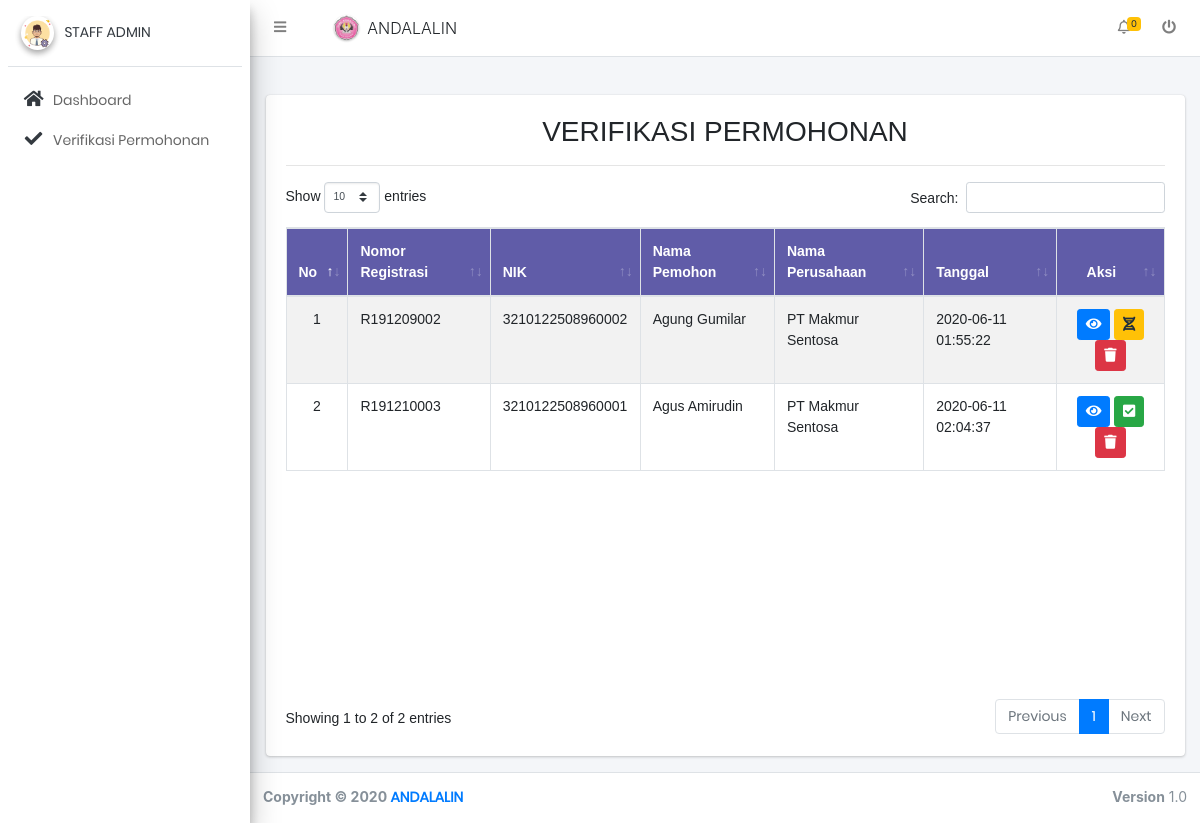
Screenshot of /index.php?p=verifikasi (signed in) with the database file from the repository.
### tables this page shows
CREATE TABLE `perusahaan`  (
  `no_registrasi` varchar(10) NOT NULL,
  `no_nib` varchar(20) NOT NULL,
  `nik` varchar(20) NOT NULL,
  `nama_perusahaan` varchar(50) NOT NULL,
  `no_akte` varchar(20) NOT NULL,
  `tanggal_akte` date NOT NULL,
  `akte_perusahaan` text NOT NULL,
  `no_npwp_perusahaan` varchar(20) NOT NULL,
  `nama_npwp_perusahaan` varchar(50) NOT NULL,
  `alamat_npwp_perusahaan` varchar(100) NOT NULL,
  `npwp_perusahaan` text NOT NULL,
  `no_surat_bpn` varchar(20) NOT NULL,
  `tanggal_bpn` date NOT NULL,
  `nama_pembangunan_bpn` varchar(25) NOT NULL,
  `nama_lokasi_bpn` varchar(25) NOT NULL,
  `luas_lahan_bpn` varchar(10) NOT NULL,
  `surat_bpn` text NOT NULL,
  `no_alih_fungsi` varchar(20) NOT NULL,
  `tanggal_alih_fungsi` date NOT NULL,
  `perihal_alih_fungsi` text NOT NULL,
  `no_izin_lokasi` varchar(20) NOT NULL,
  `tanggal_izin_lokasi` date NOT NULL,
  `kriteria_pembangunan` text NOT NULL,
  `jumlah_pembangunan` int(5) NOT NULL,
  `jumlah_ruang_terbangun` int(5) NOT NULL,
  `status` int(1) NULL DEFAULT NULL,
  `tanggal_daftar` datetime(0) NOT NULL DEFAULT current_timestamp(0) ON UPDATE CURRENT_TIMESTAMP(0),
  PRIMARY KEY (`no_registrasi`) USING BTREE
);

CREATE TABLE `pemohon`  (
  `nik` varchar(16) NOT NULL,
  `nama` text NOT NULL,
  `tempat_lahir` varchar(20) NOT NULL,
  `tanggal_lahir` date NOT NULL,
  `jk` varchar(1) NOT NULL,
  `alamat` text NOT NULL,
  `agama` varchar(10) NOT NULL,
  `no_npwp` varchar(20) NOT NULL,
  `ktp` varchar(32) NOT NULL,
  `npwp` varchar(32) NOT NULL,
  `katasandi` text NOT NULL,
  `tanggal_daftar` date NOT NULL,
  PRIMARY KEY (`nik`) USING BTREE
);

### index.php (called while the page is built, shortened)
<?php
include_once 'class/index.php';
$index = new index;

### class/perusahaan.php (called while the page is built, shortened)
<?php
class perusahaan
{
    public function tampil_perusahaan()
    {
        $koneksi = new koneksi();
        $query = $koneksi->conn->query("SELECT perusahaan.no_registrasi, perusahaan.nik, pemohon.nama, perusahaan.nama_perusahaan, perusahaan.tanggal_daftar, perusahaan.status
        FROM perusahaan JOIN pemohon ON perusahaan.nik = pemohon.nik");
        if ($query->num_rows > 0) {
            while ($row = $query->fetch_assoc()) {
                $data[] = $row;
            }
            return $data;
        }
    }
}

### class/koneksi.php (called while the page is built, shortened)
<?php
class koneksi
{
    private $dbhost = "localhost";
    private $dbuser = "root";
    private $dbpass = "";
    private $dbname = "db_andalalin";
    public function __construct()
    {
        $this->conn = new mysqli($this->dbhost, $this->dbuser, $this->dbpass, $this->dbname);
    }
}

### views/verifikasi/tampil_verifikasi.php (the view)
<div class="container-fluid" style="font-family: Arial, Helvetica, sans-serif;">
	<div class="row">
		<div class="col-md-12">
			<div class="card">
				<div class="card-body">
					<div class="text-center">
						<h3 class="page-header">
							VERIFIKASI PERMOHONAN
						</h3>
						<hr>
					</div>
					<table id="dataTable" class="table table-bordered table-striped" style="width: 100%;">
						<thead style="background-color: #605ca8; color: white;">
							<tr>
								<th>No</th>
								<th>Nomor Registrasi</th>
								<th>NIK</th>
								<th>Nama Pemohon</th>
								<th>Nama Perusahaan</th>
								<th>Tanggal</th>
								<th style="text-align:center">Aksi</th>
							</tr>
						</thead>
						<tbody>
							<?php
							if ($perusahaan->tampil_perusahaan() != FALSE) {
								$no = 1;
								foreach ($perusahaan->tampil_perusahaan() as $data_perusahaan) {
							?>
									<tr>
										<td class="text-center"><?php echo $no; ?></td>
										<td><?php echo $data_perusahaan['no_registrasi']; ?></td>
										<td><?php echo $data_perusahaan['nik']; ?></td>
										<td><?php echo $data_perusahaan['nama']; ?></td>
										<td><?php echo $data_perusahaan['nama_perusahaan']; ?></td>
										<td><?php echo $data_perusahaan['tanggal_daftar']; ?></td>
										<td class="text-center">
											<a href="?p=detail_verifikasi&no_reg=<?= $data_perusahaan['no_registrasi'] ?>">
												<button class="btn btn-sm btn-primary btn-custom" title="detail"><span class="fa fa-eye"></span></button>
											</a>
											<button class="btn btn-sm <?= ($data_perusahaan['status'] == 0) ? 'btn-warning' : 'btn-success' ?> btn-custom" title="<?= ($data_perusahaan['status'] == 0) ? 'Belum Verif' : 'Sudah Verif' ?>"><span class="fa <?= ($data_perusahaan['status'] == 0) ? 'fa-dna' : 'fa-check-square' ?> "></span></button>
											<button class="btn btn-sm btn-danger btn-custom" onclick="delete_verif('<?= $data_perusahaan['no_registrasi'] ?>')" title="hapus"><span class="fa fa-trash"></span></button>
										</td>
								<?php
									$no++;
								}
							}
								?>
						</tbody>
					</table>
				</div>
			</div>
		</div>
	</div>
</div>

### assets/login/css/main.css (style rules this page uses)
* { margin: 0px; padding: 0px; box-sizing: border-box; }
body, html { height: 100%; font-family: Poppins-Regular, sans-serif; }
a { font-family: Poppins-Regular; font-size: 14px; line-height: 1.7; color: #666666; margin: 0px; transition: all 0.4s; -webkit-transition: all 0.4s; -o-transition: all 0.4s; -moz-transition: all 0.4s; }
h1,h2,h3,h4,h5,h6 { margin: 0px; }
button { outline: none !important; border: none; background: transparent; }

### rows the page displays
perusahaan: no_registrasi "R191209002", nik "3210122508960002", pemohon.nama "Agung Gumilar", nama_perusahaan "PT Makmur Sentosa", tanggal_daftar "2020-06-11 01:55:22", status 0 (drawn)
perusahaan: no_registrasi "R191210003", nik "3210122508960001", pemohon.nama "Agus Amirudin", nama_perusahaan "PT Makmur Sentosa", tanggal_daftar "2020-06-11 02:04:37", status 1 (drawn)

### other values shown
$_SESSION['jabatan'] "STAFF ADMIN"
